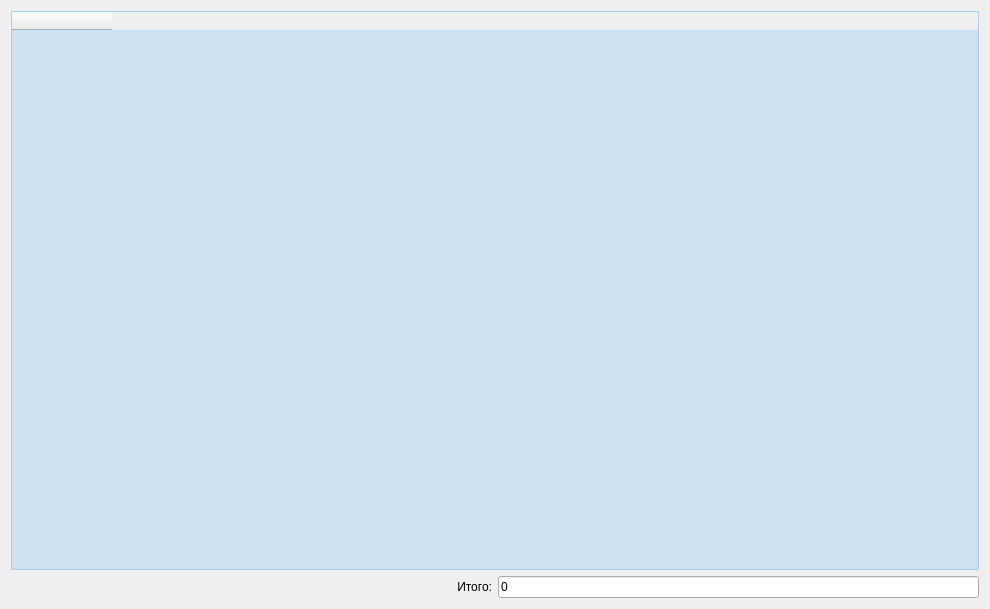
<?xml version="1.0" encoding="UTF-8"?>
<ui version="4.0">
 <class>Form</class>
 <widget class="QWidget" name="Form">
  <property name="geometry">
   <rect>
    <x>0</x>
    <y>0</y>
    <width>990</width>
    <height>609</height>
   </rect>
  </property>
  <property name="windowTitle">
   <string>Интерактивный чек</string>
  </property>
  <property name="windowIcon">
   <iconset>
    <normaloff>cheque.png</normaloff>cheque.png</iconset>
  </property>
  <layout class="QVBoxLayout" name="verticalLayout">
   <item>
    <widget class="QTableWidget" name="table">
     <property name="styleSheet">
      <string notr="true">#table {
	background-color: rgba(65, 173, 255, 0.2);
}</string>
     </property>
     <property name="sizeAdjustPolicy">
      <enum>QAbstractScrollArea::AdjustToContents</enum>
     </property>
     <property name="textElideMode">
      <enum>Qt::ElideMiddle</enum>
     </property>
     <column>
      <property name="text">
       <string/>
      </property>
     </column>
    </widget>
   </item>
   <item>
    <layout class="QHBoxLayout" name="horizontalLayout">
     <item>
      <widget class="QLabel" name="text">
       <property name="text">
        <string>Итого:</string>
       </property>
       <property name="alignment">
        <set>Qt::AlignRight|Qt::AlignTrailing|Qt::AlignVCenter</set>
       </property>
      </widget>
     </item>
     <item>
      <widget class="QLineEdit" name="result">
       <property name="sizePolicy">
        <sizepolicy hsizetype="Minimum" vsizetype="Fixed">
         <horstretch>0</horstretch>
         <verstretch>0</verstretch>
        </sizepolicy>
       </property>
       <property name="text">
        <string>0</string>
       </property>
       <property name="readOnly">
        <bool>true</bool>
       </property>
       <property name="clearButtonEnabled">
        <bool>false</bool>
       </property>
      </widget>
     </item>
    </layout>
   </item>
  </layout>
 </widget>
 <resources/>
 <connections/>
</ui>
